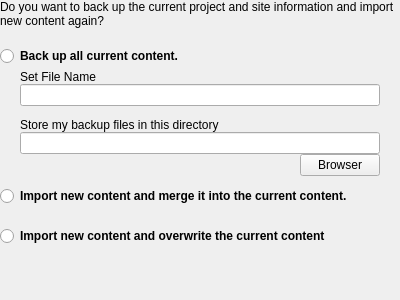
<?xml version="1.0" encoding="UTF-8"?>
<ui version="4.0">
 <class>ImportSelectWidget</class>
 <widget class="QWidget" name="ImportSelectWidget">
  <property name="geometry">
   <rect>
    <x>0</x>
    <y>0</y>
    <width>400</width>
    <height>300</height>
   </rect>
  </property>
  <property name="windowTitle">
   <string>Form</string>
  </property>
  <layout class="QVBoxLayout" name="verticalLayout_2">
   <property name="spacing">
    <number>0</number>
   </property>
   <property name="leftMargin">
    <number>0</number>
   </property>
   <property name="topMargin">
    <number>0</number>
   </property>
   <property name="rightMargin">
    <number>0</number>
   </property>
   <property name="bottomMargin">
    <number>0</number>
   </property>
   <item>
    <widget class="QLabel" name="label">
     <property name="text">
      <string>Do you want to back up the current project and site information and import new content again?</string>
     </property>
     <property name="wordWrap">
      <bool>true</bool>
     </property>
    </widget>
   </item>
   <item>
    <spacer name="verticalSpacer_5">
     <property name="orientation">
      <enum>Qt::Vertical</enum>
     </property>
     <property name="sizeType">
      <enum>QSizePolicy::Fixed</enum>
     </property>
     <property name="sizeHint" stdset="0">
      <size>
       <width>20</width>
       <height>18</height>
      </size>
     </property>
    </spacer>
   </item>
   <item>
    <widget class="QRadioButton" name="backupOpt">
     <property name="font">
      <font>
       <bold>true</bold>
      </font>
     </property>
     <property name="text">
      <string>Back up all current content.</string>
     </property>
    </widget>
   </item>
   <item>
    <layout class="QVBoxLayout" name="verticalLayout">
     <property name="leftMargin">
      <number>20</number>
     </property>
     <property name="topMargin">
      <number>4</number>
     </property>
     <property name="rightMargin">
      <number>20</number>
     </property>
     <property name="bottomMargin">
      <number>10</number>
     </property>
     <item>
      <widget class="QLabel" name="label_2">
       <property name="text">
        <string>Set File Name</string>
       </property>
      </widget>
     </item>
     <item>
      <widget class="QLineEdit" name="filename"/>
     </item>
     <item>
      <spacer name="verticalSpacer_2">
       <property name="orientation">
        <enum>Qt::Vertical</enum>
       </property>
       <property name="sizeType">
        <enum>QSizePolicy::Fixed</enum>
       </property>
       <property name="sizeHint" stdset="0">
        <size>
         <width>20</width>
         <height>12</height>
        </size>
       </property>
      </spacer>
     </item>
     <item>
      <widget class="QLabel" name="label_3">
       <property name="text">
        <string>Store my backup files in this directory</string>
       </property>
      </widget>
     </item>
     <item>
      <widget class="QLineEdit" name="directory"/>
     </item>
     <item>
      <layout class="QHBoxLayout" name="horizontalLayout_2">
       <item>
        <spacer name="horizontalSpacer">
         <property name="orientation">
          <enum>Qt::Horizontal</enum>
         </property>
         <property name="sizeHint" stdset="0">
          <size>
           <width>40</width>
           <height>20</height>
          </size>
         </property>
        </spacer>
       </item>
       <item>
        <widget class="QPushButton" name="browser">
         <property name="text">
          <string>Browser</string>
         </property>
        </widget>
       </item>
      </layout>
     </item>
    </layout>
   </item>
   <item>
    <widget class="QRadioButton" name="mergeOpt">
     <property name="font">
      <font>
       <bold>true</bold>
      </font>
     </property>
     <property name="text">
      <string>Import new content and merge it into the current content.</string>
     </property>
    </widget>
   </item>
   <item>
    <spacer name="verticalSpacer_4">
     <property name="orientation">
      <enum>Qt::Vertical</enum>
     </property>
     <property name="sizeType">
      <enum>QSizePolicy::Fixed</enum>
     </property>
     <property name="sizeHint" stdset="0">
      <size>
       <width>20</width>
       <height>20</height>
      </size>
     </property>
    </spacer>
   </item>
   <item>
    <widget class="QRadioButton" name="overwriteOpt">
     <property name="font">
      <font>
       <bold>true</bold>
      </font>
     </property>
     <property name="text">
      <string>Import new content and overwrite the current content</string>
     </property>
    </widget>
   </item>
   <item>
    <spacer name="verticalSpacer">
     <property name="orientation">
      <enum>Qt::Vertical</enum>
     </property>
     <property name="sizeHint" stdset="0">
      <size>
       <width>20</width>
       <height>40</height>
      </size>
     </property>
    </spacer>
   </item>
  </layout>
 </widget>
 <resources/>
 <connections/>
</ui>
